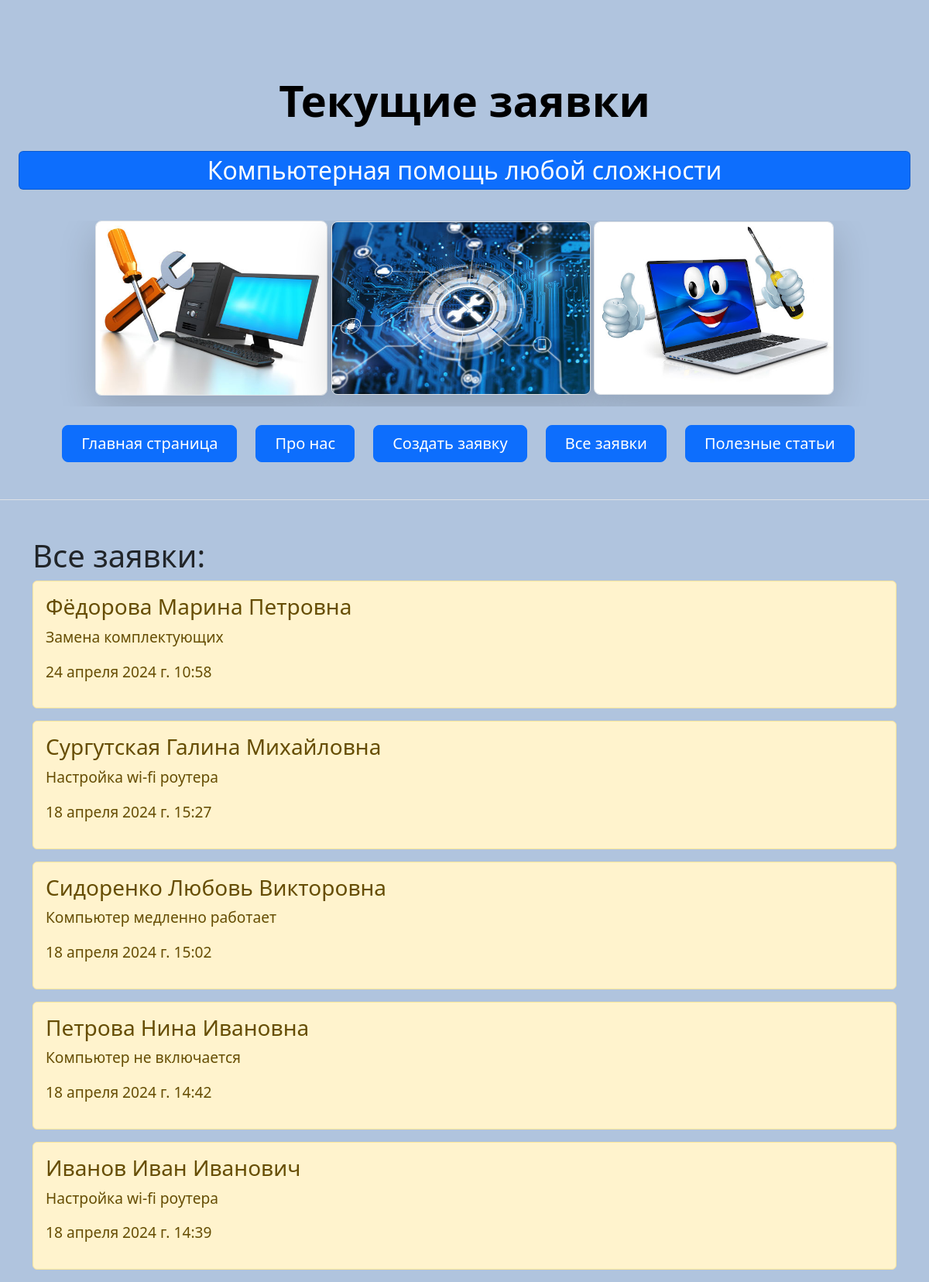
The page /orders on the database its author committed.
### main/models.py (models this page shows, shortened)
class Order(models.Model):
    client = models.CharField('Клиент', max_length=40)
    phone = models.CharField('Номер телефона', max_length=12)
    text = models.ForeignKey(Problem, on_delete=models.DO_NOTHING)
    date = models.DateTimeField('Дата заказа', default=datetime.now)
    class Meta:
        verbose_name = "Заказ"
        verbose_name_plural = 'Заказы'

class Problem(models.Model):
    problem = models.TextField('Проблема, неполадка ПК', max_length=30)
    def __str__(self):
        return self.problem
    class Meta:
        verbose_name = 'Неисправность'
        verbose_name_plural = 'Проблемы и неисправности ПК'

### main/views.py (the view)
# urls.py: path('orders', views.orders, name='orders'),
def orders(request):
    order = Order.objects.order_by('-id')
    return render(request, 'main/orders.html', {'orders': order})

### main/templates/main/orders.html (shortened to what this page needs)
{% extends 'main/base.html' %}
{% block name %}
Текущие заявки
{% endblock %}
{% block content %}
    <h1>Все заявки:</h1>
    {% if orders %}
        {% for el in orders %}
            <div class="alert alert-warning">
                <h3>{{ el.client }}</h3>
                <p>{{ el.text }}</p>
                <p>{{ el.date }}</p>
            </div>
        {% endfor %}
    {% else %}
        <p>Записей в базе нет!</p>
    {% endif %}
{% endblock %}

### main/static/main/css/main.css (style rules this page uses)
body { background: #B0C4DE; }

### rows shown on the page
Order: client "Фёдорова Марина Петровна", text "Замена комплектующих", date "24 апреля 2024 г. 10:58"
Order: client "Сургутская Галина Михайловна", text "Настройка wi-fi роутера", date "18 апреля 2024 г. 15:27"
Order: client "Сидоренко Любовь Викторовна", text "Компьютер медленно работает", date "18 апреля 2024 г. 15:02"
Order: client "Петрова Нина Ивановна", text "Компьютер не включается", date "18 апреля 2024 г. 14:42"
Order: client "Иванов Иван Иванович", text "Настройка wi-fi роутера", date "18 апреля 2024 г. 14:39"
